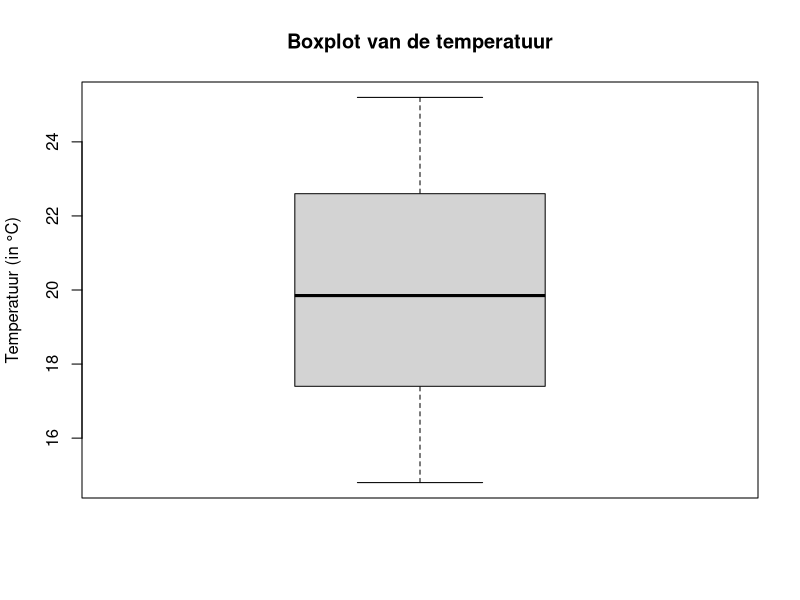
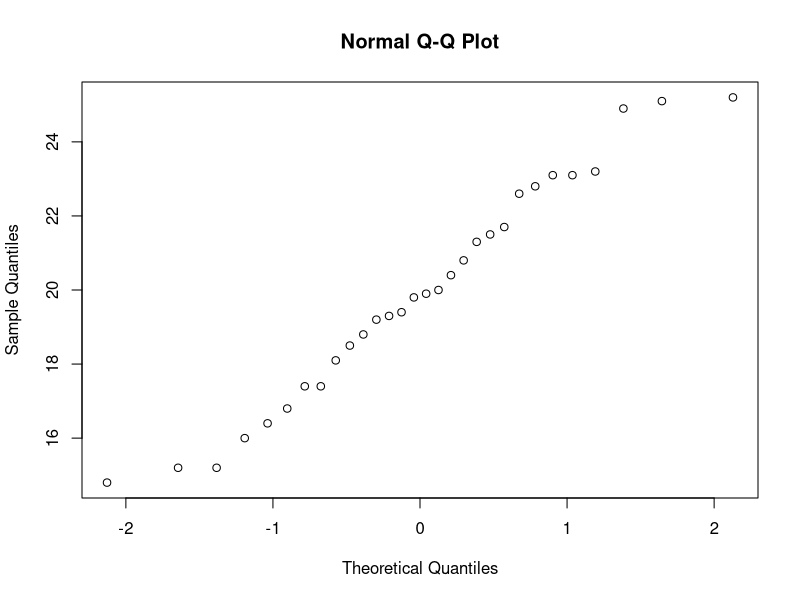
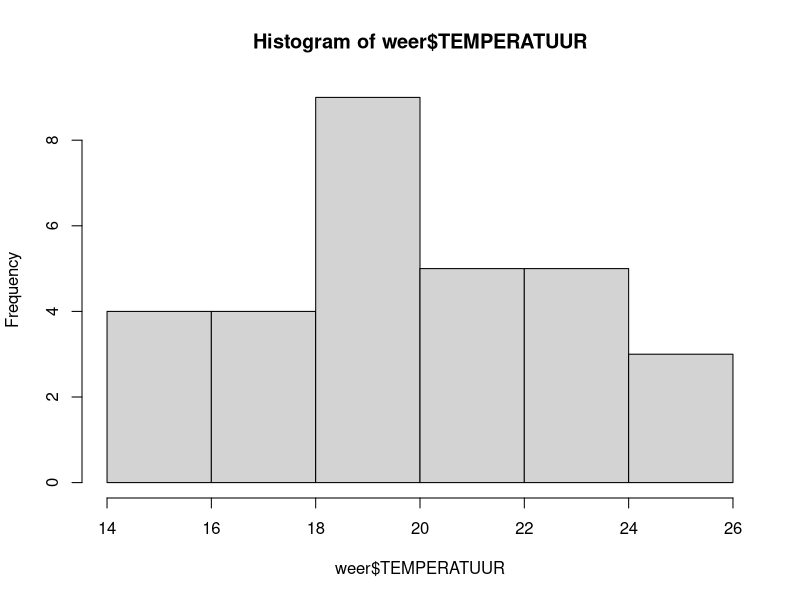

These figures' R source, in order: (Note: this script raises an error after producing the figures.)
# Oefening 1 + 2 + 3: Weerbericht
weer = read.csv(file="Data/datajuni.csv", header=TRUE, dec=",", sep=";")

temp = weer$TEMPERATUUR
# We moeten nagaan of de gegevens normaal verdeeld zijn! Boxplot, QQ, Histogram
# Is de boxplot symmetrisch?
png("Res2/BoxplotTemperatuur.png")
boxplot(temp, ylab="Temperatuur (in °C)", main="Boxplot van de temperatuur")
dev.off()
# Volgt de QQ-plot een rechte?
png("Res2/QQtemperatuur.png")
qqnorm(weer$TEMPERATUUR)
dev.off()
# Neemt het histogram de vorm van een klokcurve aan?
png("Res2/HistogramTemperatuur.png")
hist(weer$TEMPERATUUR)
dev.off()
# H0: µ = 20
# HA: µ ≠ 20
# Informatie over t-test; Help moet in de print!!
# print(help("t.test"))
# Test op significantieniveau 5%
# Genereert hypothese-object met o.a. betrouwbaarheidsinterval en p-waarde
# Default op niveau 5%
t1 = t.test(weer$TEMPERATUUR,mu=20, alternative="two.sided")
t1
# Test op significantieniveau 1%
t2 = t.test(weer$TEMPERATUUR,mu=20, alternative="two.sided", conf.level=0.99)
t2

# Oefening 4: Normaliteitstest: Shapiro-Wilk
shapiro_res = shapiro.test(weer$TEMPERATUUR)
shapiro_res

# Test over mediaan
med_test = SIGN.test(weer$TEMPERATUUR, md=20, alternative="two.sided")
med_test

# Oefening 5: Test over proportie p (oefening 6 bestaat niet)
roker_data <- c(1, 0, 0, 0, 1, 1, 0, 0, 0, 1, 1, 0, 0, 0, 1, 1, 0, 0, 0, 1, 1,
                0, 0, 0, 1, 1, 0, 0, 0, 1)
# print(help("binom.test"))
binom_res = binom.test(sum(roker_data), 30, 0.5, alternative="greater")

# Oefening 7 + 8: Cholesterol
cholesterol = read.table(file="Data/cholesterol.txt", header=TRUE)
# We verwachten dat het gehalte na 2 en 4 dagen gepaarde gegevens zijn
cholest2 = cholesterol$cholest2
cholest4 = cholesterol$cholest4
t_cholest_tz = t.test(cholest2, cholest4, paired=TRUE)
t_cholest_le = t.test(cholest2, cholest4, paired=TRUE, alternative="less")
t_cholest_re = t.test(cholest2, cholest4, paired=TRUE, alternative="greater")

# Oefening 9 + 10 + 11: Evenwicht
evenwicht = read.csv(file="Data/evenwicht.csv", header=TRUE, dec=",", sep=";")
zwaai = evenwicht$zwaai
leeftijd = evenwicht$leeftijd
# Test of de variantie van de 2 groepen gelijk is, we besluiten van wel.
var_test = var.test(zwaai[leeftijd==1], zwaai[leeftijd==2])
t_evenwicht = t.test(zwaai[leeftijd==1], zwaai[leeftijd==2], var.equal=TRUE)
t_evenwicht2 = t.test(zwaai[leeftijd==1], zwaai[leeftijd==2], var.equal=TRUE, conf.level=0.99)

# Oefening 12: Rivieren
rivieren = read.csv(file="Data/rivieren.csv", header=TRUE, dec=",", sep=";")
lengte = rivieren$lengte
zee = rivieren$zee
rivieren_var_test = var.test(lengte[zee==1], lengte[zee==2])
rivieren_t_test1 = t.test(lengte[zee==1], lengte[zee==2], var.equal=FALSE)
rivieren_t_test2 = t.test(lengte[zee==1], lengte[zee==2], var.equal=FALSE, alternative="greater")